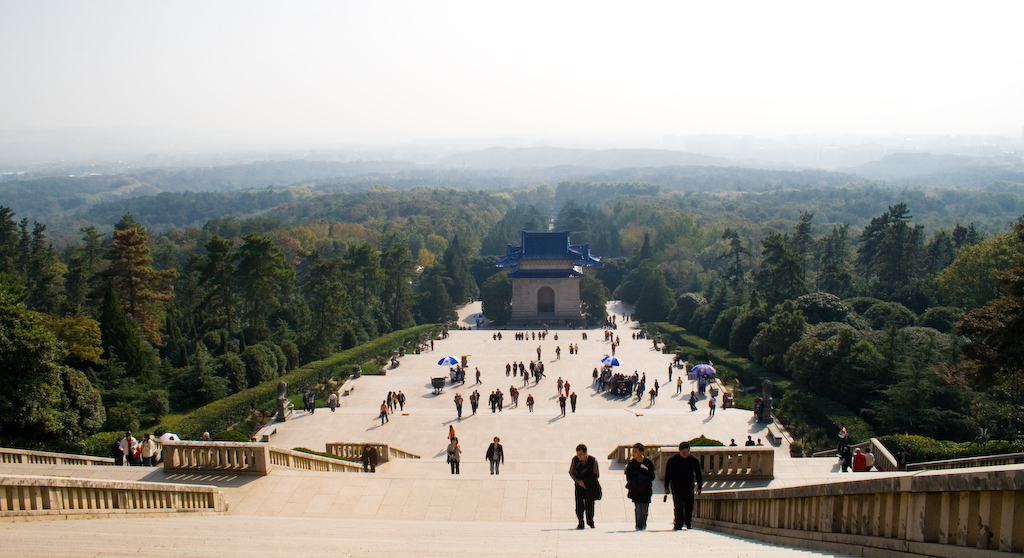
#> input picture 景点图片/中山陵/中山陵_02.jpg, 1024 x 558 px, found by its file name; its folder holds only this picture in this run
$ python score_images.py
#> lines starting #> are read from the running program, lines starting #| are printed output that depends on the picture
import os, sys, json
sys.stdout.reconfigure(line_buffering=True)

from PIL import Image, ImageStat, ImageFilter
import colorsys

base_dir = r'e:\TRAE-develop\Travel plan\景点图片'

def analyze_image(img_path):
    """Analyze image and return scores for 5 dimensions"""
    try:
        img = Image.open(img_path)
#> img is the input picture: PIL image 1024x558 RGB; mean R, G, B 146.4, 145.7, 139
        w, h = img.size
#> w = 1024; h = 558

        # 1. Resolution score (out of 20)
        pixels = w * h
#> pixels = 571392
        if pixels >= 3840 * 2160:      # 4K
            res_score = 20
        elif pixels >= 2560 * 1440:    # 2K
            res_score = 18
        elif pixels >= 1920 * 1080:    # Full HD
            res_score = 15
        elif pixels >= 1280 * 720:     # HD
            res_score = 12
        else:
            res_score = 8

        # 2. Color score (out of 20) - color richness and saturation
        rgb_img = img.convert('RGB')
        stat = ImageStat.Stat(rgb_img)
        r_mean, g_mean, b_mean = stat.mean
#> r_mean = 146.4; g_mean = 145.7; b_mean = 139
        r_std, g_std, b_std = stat.stddev
#> r_std = 90.27; g_std = 86.29; b_std = 89.66

        # Color variety (stddev indicates color range)
        color_variety = (r_std + g_std + b_std) / 3
#> color_variety = 88.74
        if color_variety > 60:
            color_score = 18
        elif color_variety > 45:
            color_score = 15
        elif color_variety > 30:
            color_score = 12
        else:
            color_score = 8

        # Boost for warm tones (golden hour, sunset)
        if r_mean > g_mean and r_mean > b_mean and (r_mean - b_mean) > 20:
            color_score = min(20, color_score + 2)

        # 3. Lighting score (out of 20) - brightness distribution
        # Convert to grayscale for brightness analysis
        gray = img.convert('L')
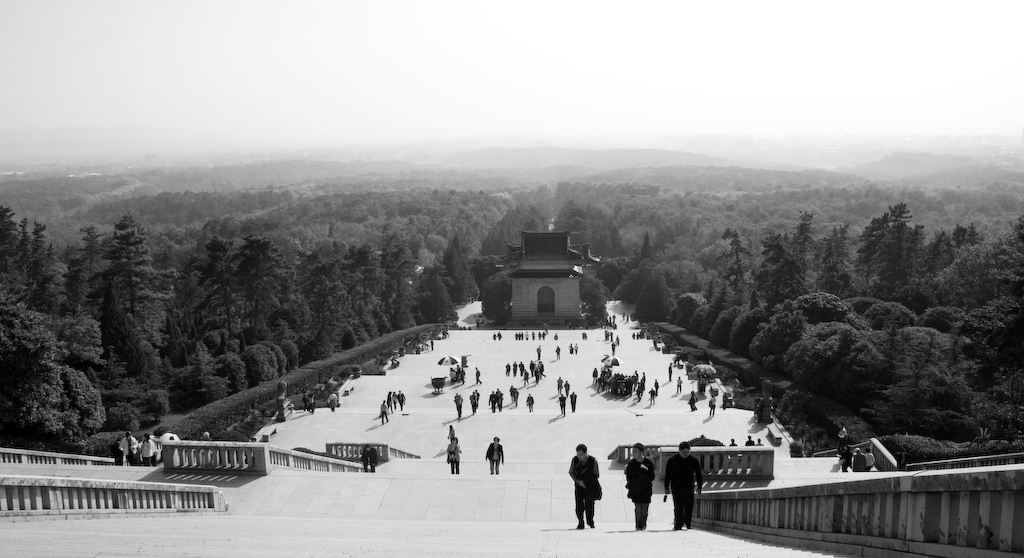
#> gray: PIL image 1024x558 L; min 0, max 255, mean 145.1
        gray_stat = ImageStat.Stat(gray)
        brightness = gray_stat.mean[0]
#> brightness = 145.1
        contrast = gray_stat.stddev[0]
#> contrast = 87.51

        # Good lighting: moderate brightness, good contrast
        if 80 < brightness < 180 and contrast > 40:
            light_score = 18
        elif 60 < brightness < 200 and contrast > 30:
            light_score = 15
        elif 40 < brightness < 220:
            light_score = 12
        else:
            light_score = 8

        # 4. Clarity score (out of 20) - sharpness
        # Use edge detection to measure sharpness
        edges = gray.filter(ImageFilter.FIND_EDGES)
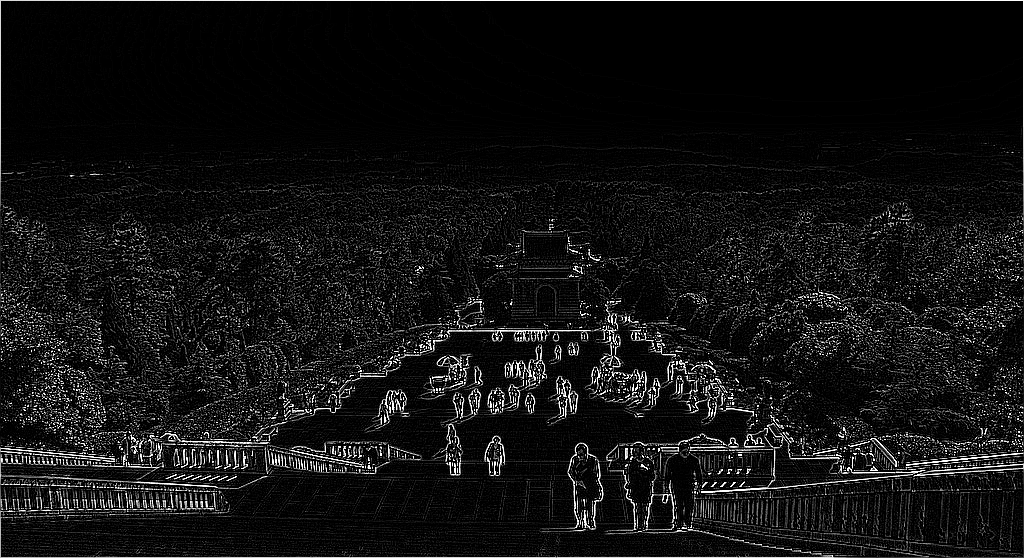
#> edges: PIL image 1024x558 L; min 0, max 255, mean 18.7
        edge_stat = ImageStat.Stat(edges)
        sharpness = edge_stat.mean[0]
#> sharpness = 18.73

        if sharpness > 30:
            clarity_score = 18
        elif sharpness > 20:
            clarity_score = 15
        elif sharpness > 12:
            clarity_score = 12
        else:
            clarity_score = 8

        # 5. Composition score (out of 20) - aspect ratio and balance
        ratio = max(w, h) / min(w, h)
#> ratio = 1.84
        if 1.5 <= ratio <= 2.0:  # Good landscape ratio (3:2, 16:9)
            comp_score = 18
        elif 1.3 <= ratio <= 2.5:
            comp_score = 15
        elif 1.0 <= ratio <= 3.0:
            comp_score = 12
        else:
            comp_score = 8

        # Balance: check if image is well-balanced
        left_half = rgb_img.crop((0, 0, w//2, h))
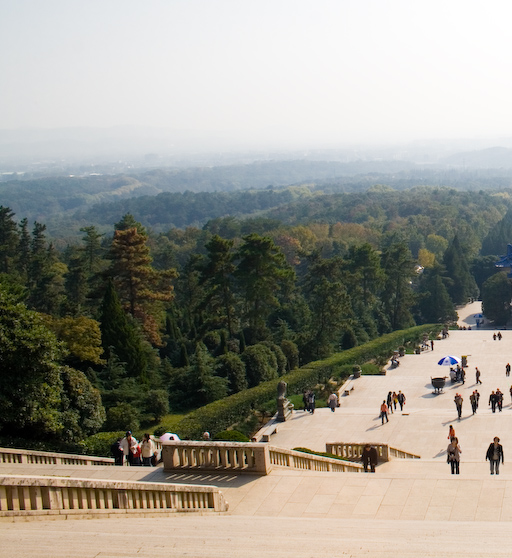
#> left_half: PIL image 512x558 RGB; mean R, G, B 150.9, 148.7, 139.3
        right_half = rgb_img.crop((w//2, 0, w, h))
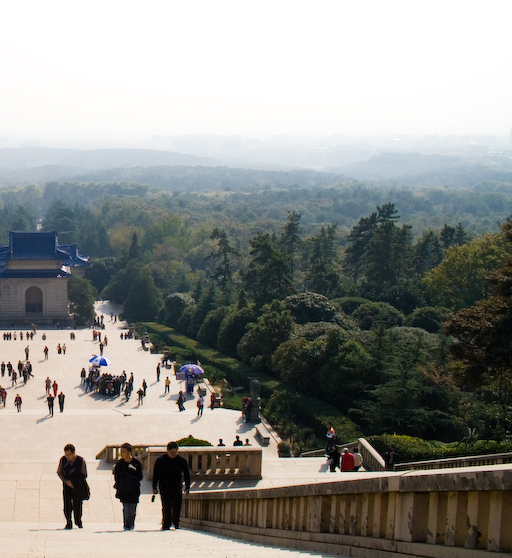
#> right_half: PIL image 512x558 RGB; mean R, G, B 141.8, 142.6, 138.7
        left_stat = ImageStat.Stat(left_half)
        right_stat = ImageStat.Stat(right_half)
        balance_diff = abs(sum(left_stat.mean) - sum(right_stat.mean))
#> balance_diff = 15.72

        if balance_diff < 30:
            comp_score = min(20, comp_score + 2)

        total = res_score + color_score + light_score + clarity_score + comp_score

        return {
            'resolution': res_score,
            'color': color_score,
            'lighting': light_score,
            'clarity': clarity_score,
            'composition': comp_score,
            'total': total,
            'width': w,
            'height': h,
            'sharpness': sharpness,
            'brightness': brightness,
            'contrast': contrast,
        }
    except Exception as e:
        print(f"  Error: {e}", flush=True)
        return None

# Analyze all images
all_scores = []
spots = sorted(os.listdir(base_dir))

for spot in spots:
    spot_dir = os.path.join(base_dir, spot)
    if not os.path.isdir(spot_dir):
        continue

    files = [f for f in os.listdir(spot_dir) if f.endswith(('.jpg', '.jpeg', '.png'))]
    print(f"\n=== {spot} ===", flush=True)

    for fname in sorted(files):
        fpath = os.path.join(spot_dir, fname)
        result = analyze_image(fpath)
#> result = 11 items
        if result:
            all_scores.append({
                'spot': spot,
                'file': fname,
                'path': fpath,
                **result,
            })
            print(f"  {fname}: {result['total']}/100 (R:{result['resolution']} C:{result['color']} L:{result['lighting']} Cl:{result['clarity']} Co:{result['composition']}) [{result['width']}x{result['height']}]", flush=True)
#|   中山陵_02.jpg: 76/100 (R:8 C:18 L:18 Cl:12 Co:20) [1024x558]
#> pass 2 of the loop `for spot in spots:`:
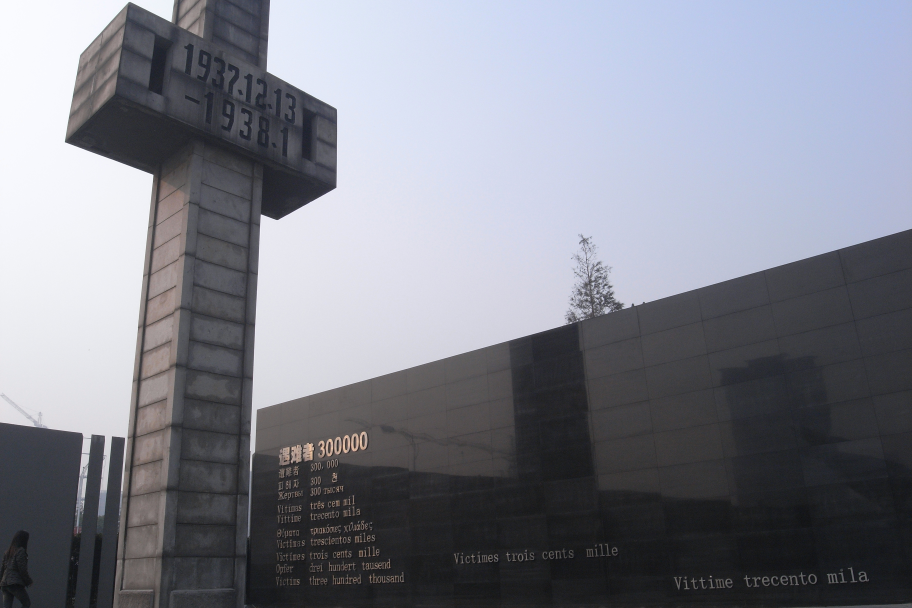
#> input picture 景点图片/侵华日军南京大屠杀遇难同胞纪念馆/侵华日军南京大屠杀遇难同胞纪念馆_05.jpg, 3648 x 2432 px, found by its file name (shown at 1/4 size)
#> in analyze_image, img is the input picture: PIL image 3648x2432 RGB; mean R, G, B 128, 130.1, 139.9
#> r_mean = 128; g_mean = 130.1; b_mean = 139.9
#> r_std = 80.74; g_std = 82.63; b_std = 88.77
#> color_variety = 84.05
#> gray: PIL image 3648x2432 L
#> brightness = 130.5
#> contrast = 82.68
#> in analyze_image (call 2), `edges = gray.filter(ImageFilter.FIND_EDGES)`:
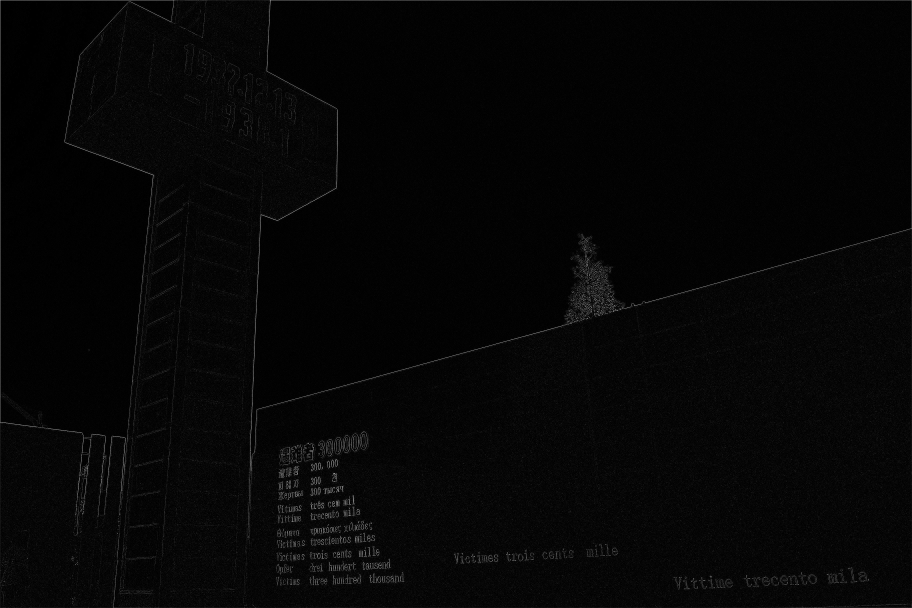
#> edges: PIL image 3648x2432 L (shown at 1/4 size); min 0, max 255, mean 5.6
#> sharpness = 5.61
#> left_half: PIL image 1824x2432 RGB
#> in analyze_image (call 2), `right_half = rgb_img.crop((w//2, 0, w, h))`:
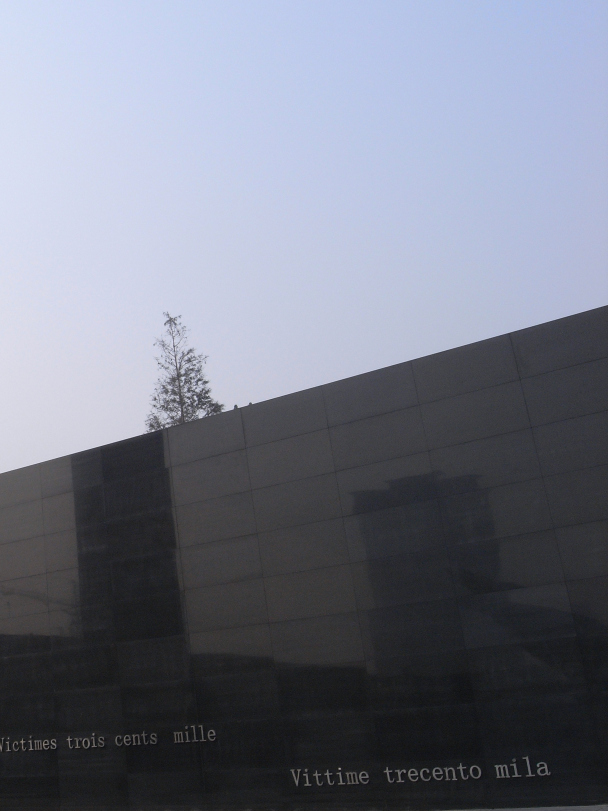
#> right_half: PIL image 1824x2432 RGB (shown at 1/3 size); mean R, G, B 117.1, 121.1, 134.8
#> balance_diff = 49.97
#|   侵华日军南京大屠杀遇难同胞纪念馆_05.jpg: 82/100 (R:20 C:18 L:18 Cl:8 Co:18) [3648x2432]
#> pass 3 of the loop `for spot in spots:`:
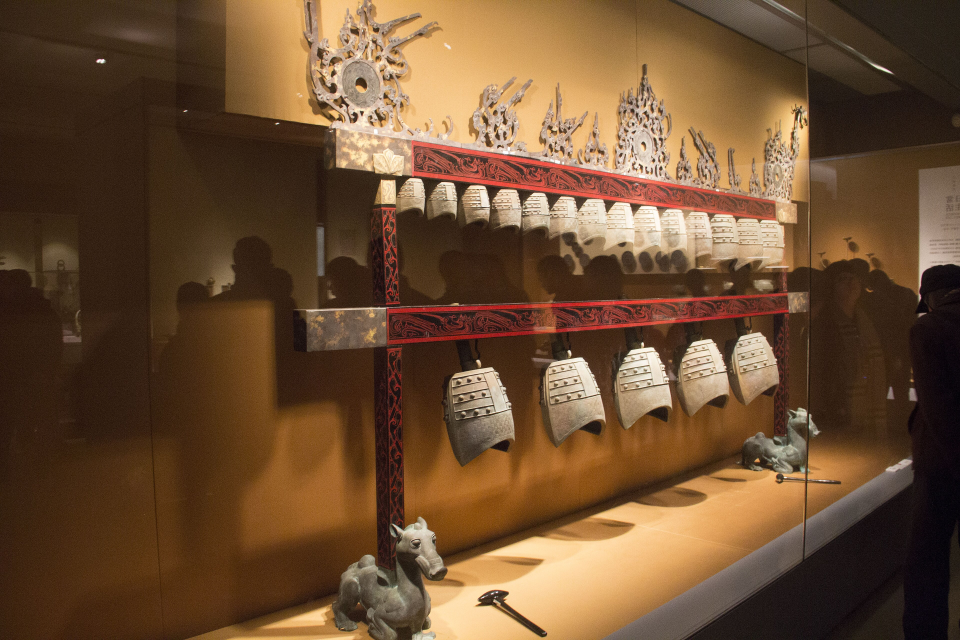
#> input picture 景点图片/南京博物院/南京博物院_05.jpg, 3840 x 2560 px, found by its file name (shown at 1/4 size)
#> in analyze_image, img is the input picture: PIL image 3840x2560 RGB; mean R, G, B 108.2, 77.8, 50.4
#> r_mean = 108.2; g_mean = 77.84; b_mean = 50.43
#> r_std = 67.41; g_std = 58.35; b_std = 48.12
#> color_variety = 57.96
#> gray: PIL image 3840x2560 L
#> brightness = 83.8
#> contrast = 59.11
#> in analyze_image (call 3), `edges = gray.filter(ImageFilter.FIND_EDGES)`:
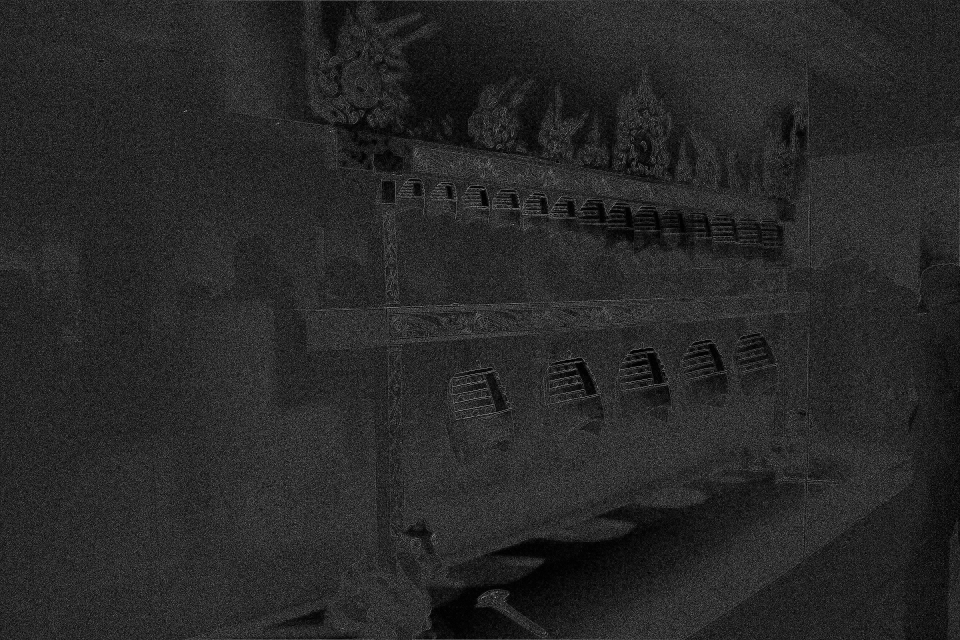
#> edges: PIL image 3840x2560 L (shown at 1/4 size); min 0, max 255, mean 39.3
#> sharpness = 39.3
#> left_half: PIL image 1920x2560 RGB
#> in analyze_image (call 3), `right_half = rgb_img.crop((w//2, 0, w, h))`:
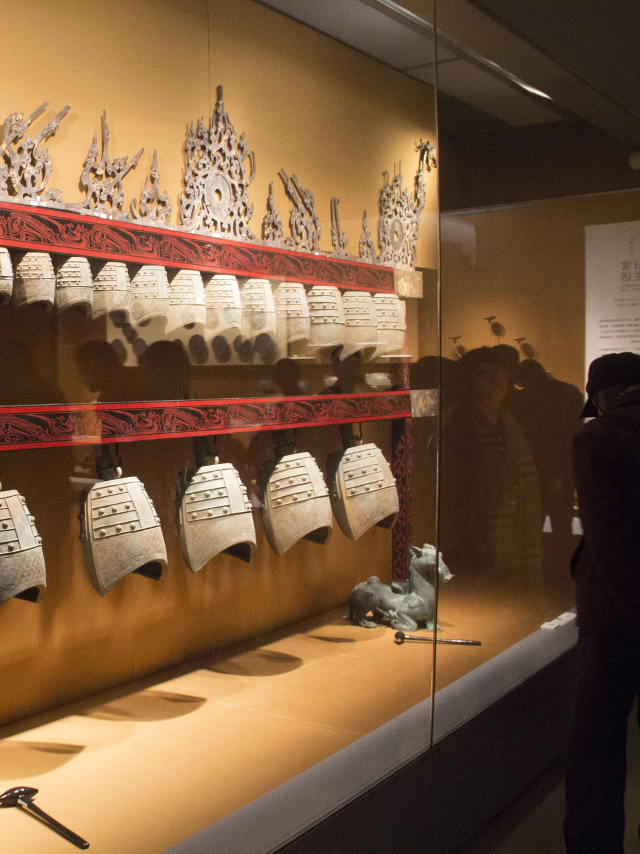
#> right_half: PIL image 1920x2560 RGB (shown at 1/3 size); mean R, G, B 122.3, 91, 62.8
#> balance_diff = 79.46
#|   南京博物院_05.jpg: 91/100 (R:20 C:17 L:18 Cl:18 Co:18) [3840x2560]
#> the loop made 4 passes; the first 3 are shown

# Sort by total score descending
all_scores.sort(key=lambda x: x['total'], reverse=True)

# Show top 10
print("\n=== TOP 10 Images ===", flush=True)
for i, item in enumerate(all_scores[:10]):
    print(f"  #{i+1}: {item['spot']}/{item['file']} - {item['total']}/100", flush=True)

# Save results
output_path = r'e:\TRAE-develop\Travel plan\image_scores.json'
with open(output_path, 'w', encoding='utf-8') as f:
    json.dump(all_scores, f, ensure_ascii=False, indent=2)
print(f"\nSaved {len(all_scores)} scores to {output_path}", flush=True)
